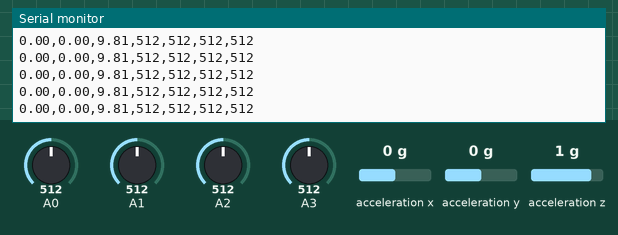
Simulated run of this sketch. Board: Arduino Uno, built with avr-gcc and run on an emulated ATmega328P. Shown: the last lines printed to the serial monitor. Inputs (shaded band) come from the test bench; at power-on: A0 = 512, A1 = 512, A2 = 512, A3 = 512, acceleration x 0 g, acceleration y 0 g, acceleration z 1 g.

Above: at 4.2 s.
4.3 s: A0 set to 108
At 4.8 s:
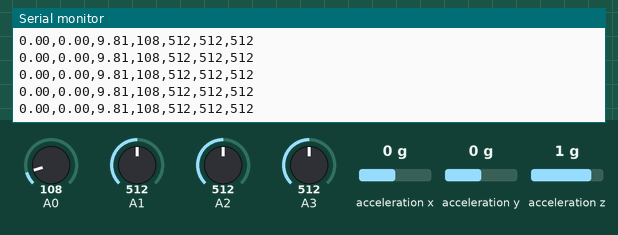
5.8 s: A0 set to 88
At 6.3 s:
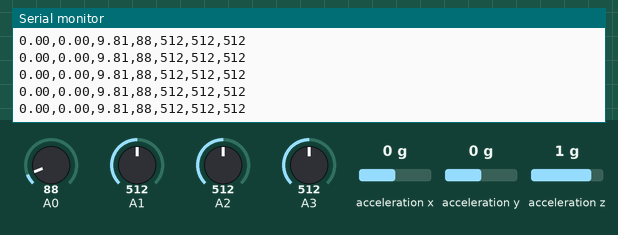
Timing chart, 0 to 8.8 s (numbered marks = the images above; inputs shaded):
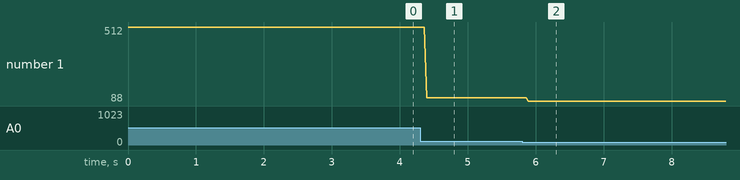

Measured:
- after the input at 4.3 s, the serial monitor: prints a new line after 0.10 s (image 1)
- after the input at 5.8 s, the serial monitor: prints a new line after 0.09 s (image 2)
- plotted number 1: 512 → 108 after the input at 4.3 s, 108 → 88 after the input at 5.8 s

The sketch:

ReadData.ino
```cpp
#include <Wire.h>
#include <Adafruit_Sensor.h>
#include <Adafruit_ADXL345_U.h>

Adafruit_ADXL345_Unified accel1 = Adafruit_ADXL345_Unified(0x53);

void setup(void) {
  Serial.begin(9600);

  if (!accel1.begin()) {
    while (1);
  }

}

void loop(void) {
  sensors_event_t event1;

  accel1.getEvent(&event1);

  int slider1 = analogRead(A0);
  int slider2 = analogRead(A1);
  int slider3 = analogRead(A2);
  int slider4 = analogRead(A3);

  Serial.print(event1.acceleration.x); Serial.print(",");
  Serial.print(event1.acceleration.y); Serial.print(",");
  Serial.print(event1.acceleration.z); Serial.print(",");

  Serial.print(slider1); Serial.print(",");
  Serial.print(slider2); Serial.print(",");
  Serial.print(slider3); Serial.print(",");
  Serial.println(slider4);

}
```
